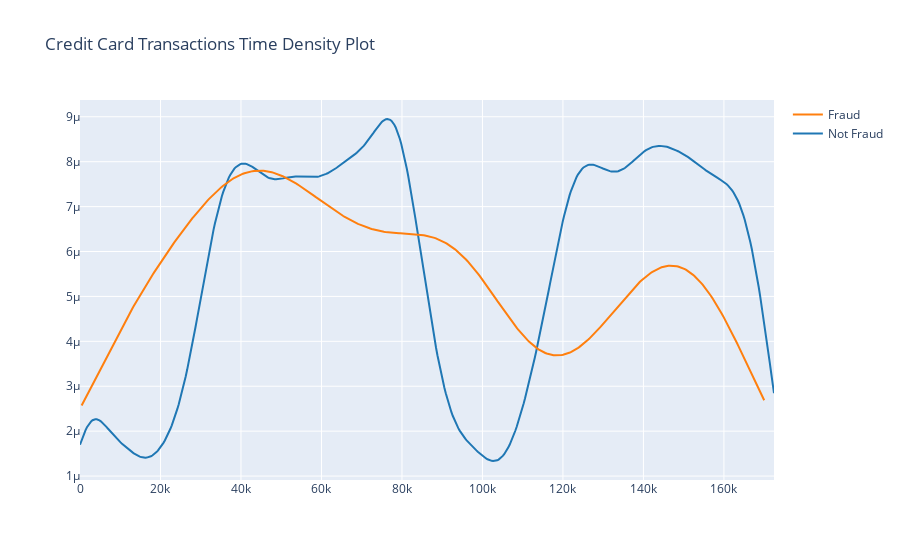

Notebook code for this chart:
### Code cell
#creating a time density plot to show the transactions
class_0 = df.loc[df['Class'] == 0]["Time"]
class_1 = df.loc[df['Class'] == 1]["Time"]

hist_data = [class_0, class_1]
group_labels = ['Not Fraud', 'Fraud']

fig = ff.create_distplot(hist_data, group_labels, show_hist=False, show_rug=False)
fig['layout'].update(title='Credit Card Transactions Time Density Plot')
iplot(fig, filename='dist_only')

### Figure 1 — Plotly figure (JSON) as saved in the notebook; plotly's stock layout.template omitted (floating-point values rounded to 4 significant figures; data arrays with more than 128 entries replaced by an {"elided": "..."} marker saying what was removed)
{"data": [{"legendgroup": "Not Fraud", "marker": {"color": "rgb(31, 119, 180)"}, "mode": "lines", "name": "Not Fraud", "showlegend": true, "type": "scatter", "x": {"elided": "500 float values"}, "xaxis": "x", "y": {"elided": "500 float values"}, "yaxis": "y"}, {"legendgroup": "Fraud", "marker": {"color": "rgb(255, 127, 14)"}, "mode": "lines", "name": "Fraud", "showlegend": true, "type": "scatter", "x": {"elided": "500 float values"}, "xaxis": "x", "y": {"elided": "500 float values"}, "yaxis": "y"}], "layout": {"autosize": true, "barmode": "overlay", "hovermode": "closest", "legend": {"traceorder": "reversed"}, "title": {"text": "Credit Card Transactions Time Density Plot"}, "xaxis": {"anchor": "y2", "autorange": true, "domain": [0, 1], "range": [0, 172400.0], "type": "linear", "zeroline": false}, "yaxis": {"anchor": "free", "autorange": true, "domain": [0, 1], "position": 0, "range": [9.122e-07, 9.374e-06], "type": "linear"}}}
